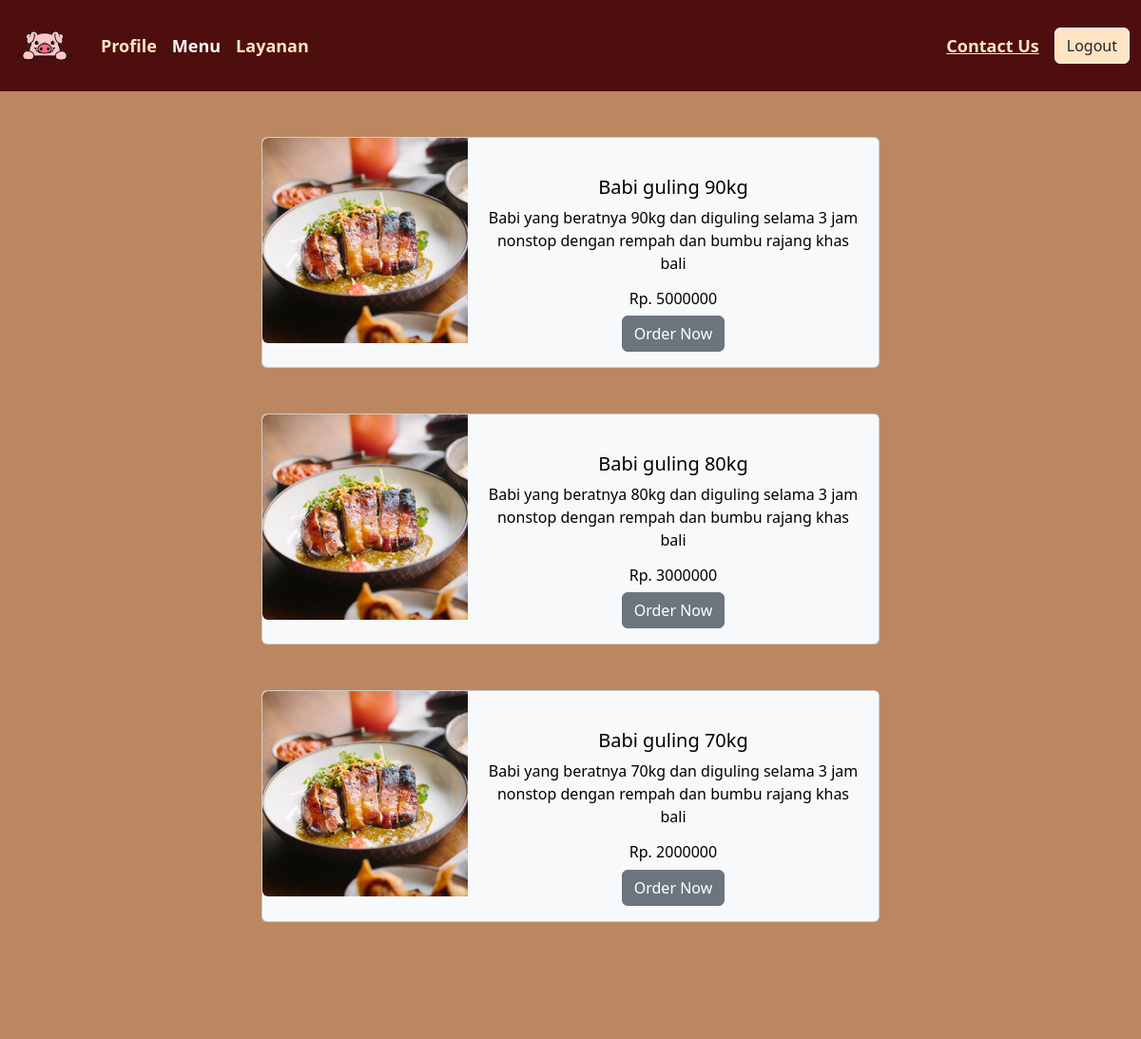
Screenshot of /ProjectAkhir/pages/user-menu.php (signed in) with the database file from the repository.
### tables this page shows
CREATE TABLE `menu` (
  `id_menu` int(11) NOT NULL,
  `menu` varchar(20) NOT NULL,
  `deskripsi` varchar(150) NOT NULL,
  `harga` int(15) NOT NULL
);

### ProjectAkhir/pages/user-menu.php (the view, shortened to what this page needs)
<!DOCTYPE html>
<html lang="en">
<head>
    <link href="https://cdn.jsdelivr.net/npm/bootstrap@5.2.2/dist/css/bootstrap.min.css" rel="stylesheet">
    <link rel="stylesheet" href="../css/baguli.css">
</head>
<body style="min-height: 100vh;" class="d-flex flex-column">
    <div class="bg-nav">
        <nav class="navbar navbar-expand-lg">
            <div class="container-fluid">
                <a class="navbar-brand " href="#">
                    <img src="../img/babi3.png" alt="Bootstrap" width="70" height="70">
                </a>
                <div class="collapse navbar-collapse" id="navbarText">
                    <ul class="navbar-nav me-auto mb-2 mb-lg-0">
                        <li class="nav-item">
                            <a class="nav-link bg-nav" href="user-home.php">Profile</a>
                        </li>
                        <li class="nav-item">
                            <a class="nav-link bg-nav text-light" href="user-menu.php">Menu</a>
                        </li>
                        <li class="nav-item">
                            <a class="nav-link bg-nav" href="user-layanan.php">Layanan</a>
                        </li>
                    </ul>
                    <a type="text" class="bg-nav" onclick="alerta1()">Contact Us</a>
                    <a type="submit" href="../proses/user-logout.php" class="btn btn-outline-light ms-3 text-dark log-button">Logout</a>
                </div>
            </div>
        </nav>
    </div>
    <?php
    include '../koneksi/koneksi.php';
    $sql = "SELECT * FROM menu";
    $query = mysqli_query($connect, $sql);
    while ($data = mysqli_fetch_array($query)) {
    ?>
        <div class="bg-menu flex-grow-1 py-5">
            <center>
                <div class="card text-bg-light" style="max-width: 650px;">
                    <div class="row g-0">
                        <div class="col-md-4">
                            <img src="../img/slide1.jpg" class="img-fluid rounded-start" alt="...">
                        </div>
                        <div class="col-md-8">
                            <div class="card-body">
                                <h5 class="card-title mt-4"><?= $data['menu'] ?></h5>
                                <p class="card-text"><?= $data['deskripsi'] ?> </p>
                                <h6 class="card-title">Rp. <?= $data['harga'] ?></h6>
                                <a type="submit" class="btn btn-secondary" href="user-layanan.php">Order Now</a>
                            </div>
                        </div>
                    </div>
                </div>
            <?php
        }
            ?>
            </center>
        </div>
</body>
</html>

### ProjectAkhir/css/baguli.css (style rules this page uses)
.bg-nav { background-color: #4F0E0E; font-size: large; color: bisque; font-weight: bold; }
.log-button { background-color: bisque; }
.bg-menu { background-color: #BB8760; }

### rows the page displays
menu: menu "Babi guling 90kg", deskripsi "Babi yang beratnya 90kg dan diguling selama 3 jam nonstop dengan rempah dan bumbu rajang khas bali", harga "5000000"
menu: menu "Babi guling 80kg", deskripsi "Babi yang beratnya 80kg dan diguling selama 3 jam nonstop dengan rempah dan bumbu rajang khas bali", harga "3000000"
menu: menu "Babi guling 70kg", deskripsi "Babi yang beratnya 70kg dan diguling selama 3 jam nonstop dengan rempah dan bumbu rajang khas bali", harga "2000000"
